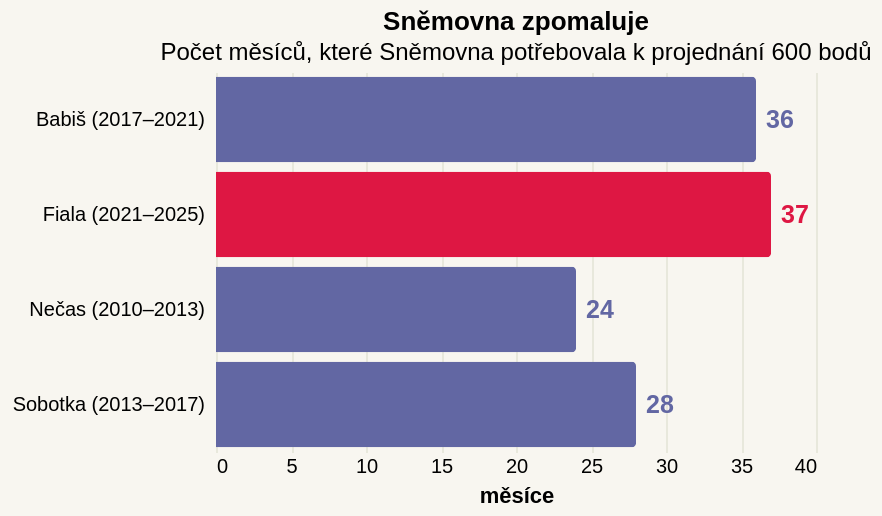

Here is the Vega-Lite specification saved for this chart:
### Vega-Lite specification from a JSON file in a GitHub repository (floating-point values rounded to 4 significant figures)
{"_source": "• autoři: Kateřina Mahdalová & Michal Škop • data: Poslanecká sněmovna PČR", "$schema": "https://vega.github.io/schema/vega-lite/v5.json", "description": "Kolik měsíců potřebovala Sněmovna k projednání 600 bodů", "title": {"text": "Sněmovna zpomaluje", "subtitle": "Počet měsíců, které Sněmovna potřebovala k projednání 600 bodů"}, "height": 190, "background": "#f8f6f0", "data": {"values": [{"vlada": "Nečas (2010–2013)", "mesice": 24, "poradi": 1, "zvyrazneni": "ne"}, {"vlada": "Sobotka (2013–2017)", "mesice": 28, "poradi": 2, "zvyrazneni": "ne"}, {"vlada": "Babiš (2017–2021)", "mesice": 36, "poradi": 3, "zvyrazneni": "ne"}, {"vlada": "Fiala (2021–2025)", "mesice": 37, "poradi": 4, "zvyrazneni": "ano"}]}, "layer": [{"mark": {"type": "bar", "tooltip": true, "cornerRadiusEnd": 2}, "encoding": {"y": {"field": "vlada", "type": "nominal", "sort": {"field": "poradi"}, "title": null, "axis": {"domain": false, "ticks": false, "labelPadding": 6}}, "x": {"field": "mesice", "type": "quantitative", "title": "měsíce", "axis": {"grid": true, "gridColor": "#e8e8dc", "domain": false, "ticks": false}}, "color": {"field": "zvyrazneni", "type": "nominal", "legend": null, "scale": {"domain": ["ne", "ano"], "range": ["#6267a3", "#de1743"]}}, "tooltip": [{"field": "vlada", "title": "Období"}, {"field": "mesice", "title": "Měsíců na 600 bodů"}]}}, {"mark": {"type": "text", "align": "left", "dx": 5, "fontWeight": "bold", "fontSize": 12.5}, "encoding": {"y": {"field": "vlada", "type": "nominal", "sort": {"field": "poradi"}}, "x": {"field": "mesice", "type": "quantitative"}, "text": {"field": "mesice"}, "color": {"field": "zvyrazneni", "type": "nominal", "legend": null, "scale": {"domain": ["ne", "ano"], "range": ["#6267a3", "#de1743"]}}}}], "config": {"view": {"stroke": "transparent"}}}
